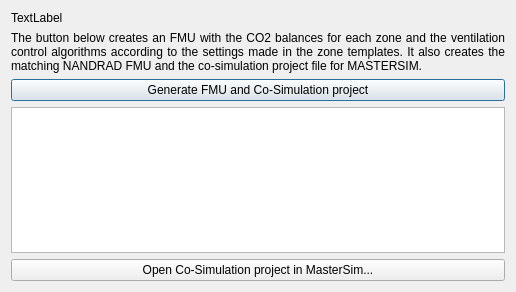
<?xml version="1.0" encoding="UTF-8"?>
<ui version="4.0">
 <class>SVCoSimCO2VentilationDialog</class>
 <widget class="QDialog" name="SVCoSimCO2VentilationDialog">
  <property name="geometry">
   <rect>
    <x>0</x>
    <y>0</y>
    <width>516</width>
    <height>292</height>
   </rect>
  </property>
  <property name="windowTitle">
   <string>Co-Simulation with CO2 Balance and Ventilation</string>
  </property>
  <layout class="QVBoxLayout" name="verticalLayout">
   <item>
    <widget class="QLabel" name="labelCheckSummary">
     <property name="text">
      <string>TextLabel</string>
     </property>
    </widget>
   </item>
   <item>
    <widget class="QLabel" name="label">
     <property name="text">
      <string>The button below creates an FMU with the CO2 balances for each zone and the ventilation control algorithms according to the settings made in the zone templates. It also creates the matching NANDRAD FMU and the co-simulation project file for MASTERSIM.</string>
     </property>
     <property name="alignment">
      <set>Qt::AlignJustify|Qt::AlignVCenter</set>
     </property>
     <property name="wordWrap">
      <bool>true</bool>
     </property>
    </widget>
   </item>
   <item>
    <widget class="QPushButton" name="pushButtonGenerate">
     <property name="text">
      <string>Generate FMU and Co-Simulation project</string>
     </property>
    </widget>
   </item>
   <item>
    <widget class="QPlainTextEdit" name="plainTextEdit"/>
   </item>
   <item>
    <widget class="QPushButton" name="pushButtonLaunchMasterSim">
     <property name="text">
      <string>Open Co-Simulation project in MasterSim...</string>
     </property>
    </widget>
   </item>
  </layout>
 </widget>
 <resources/>
 <connections/>
</ui>
